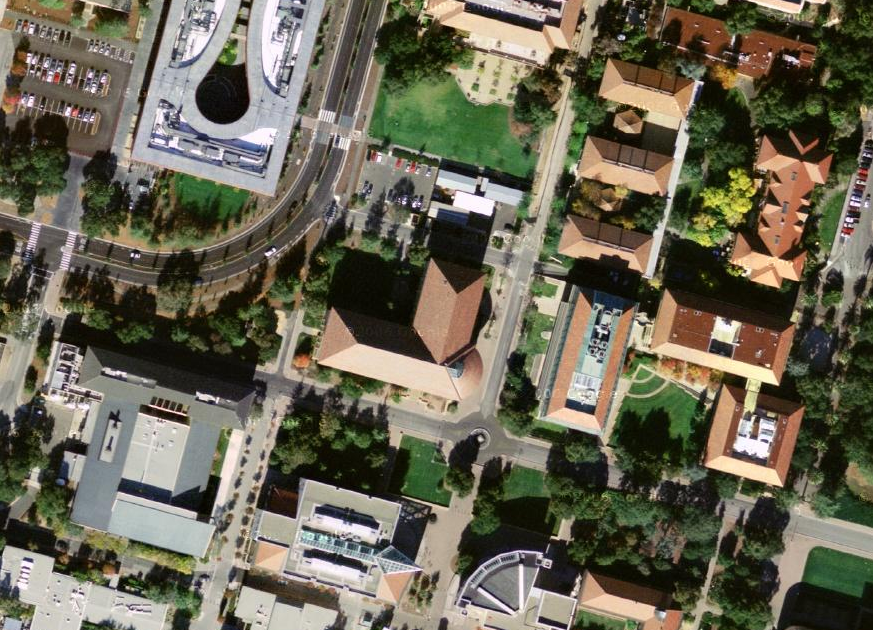
#> input picture trunk/MaraudersMapMobile/bin/resources/gates.PNG, 873 x 630 px, found by its file name
$ python generateRotatedImages.py
#> lines starting #> are read from the running program, lines starting #| are printed output that depends on the picture
import Image

imageFile = 'gates.png'
numRotations = 16

image = Image.open('gates.png')
#> image is the input picture: PIL image 873x630 RGB; mean R, G, B 105.1, 101.1, 83.7
degrees = 360 / numRotations
for i in range(numRotations):
    image.rotate(i * degrees).save('gates_' + ('%03i' % (i * degrees)) + '.jpg')
#> this loop made 16 passes
#> pass 2, `image.rotate(i * degrees).save('gates_' + ('%03i' % (i * degrees)) + '..`:
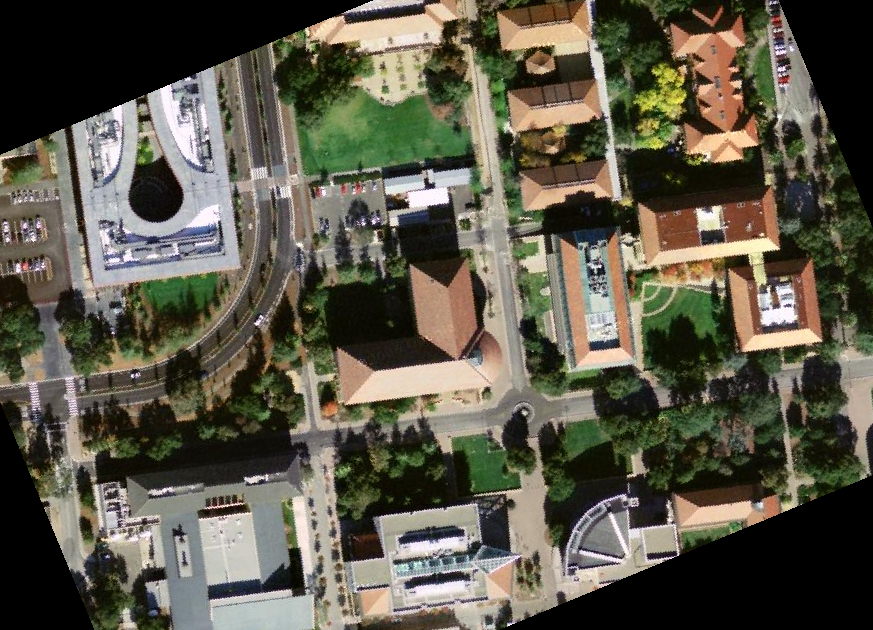
#> saved as gates_022.jpg: PIL image 873x630 RGB; mean R, G, B 90.9, 87.4, 72.8
